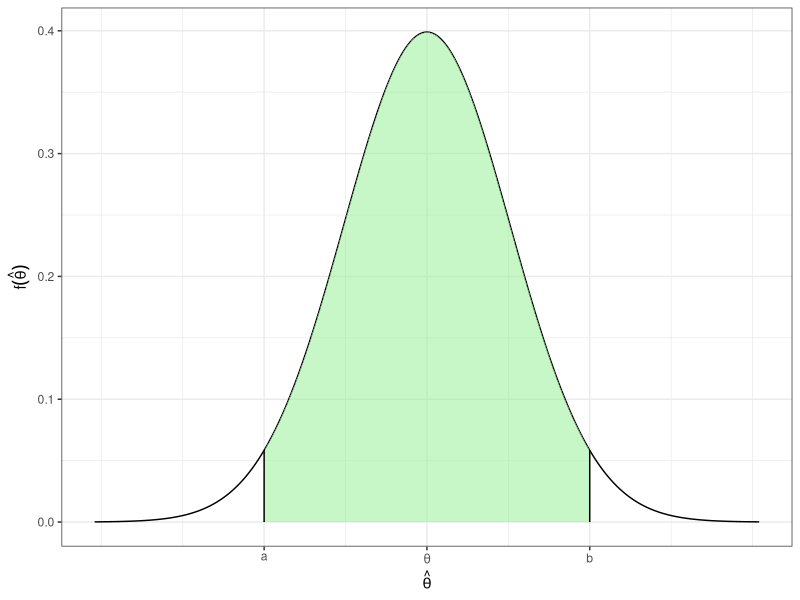
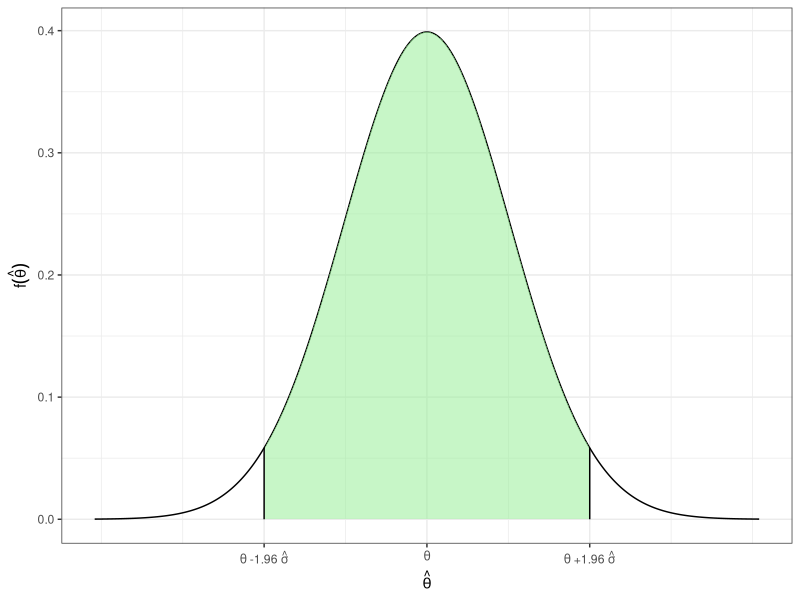
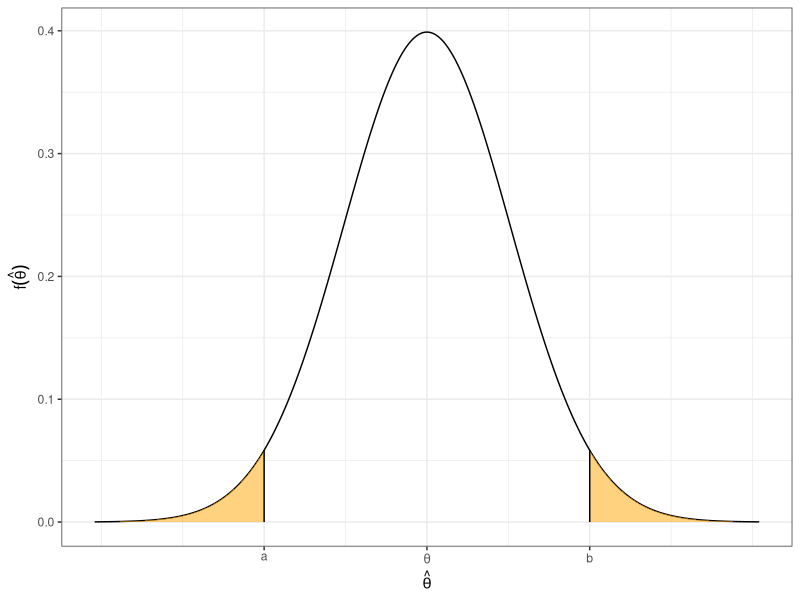
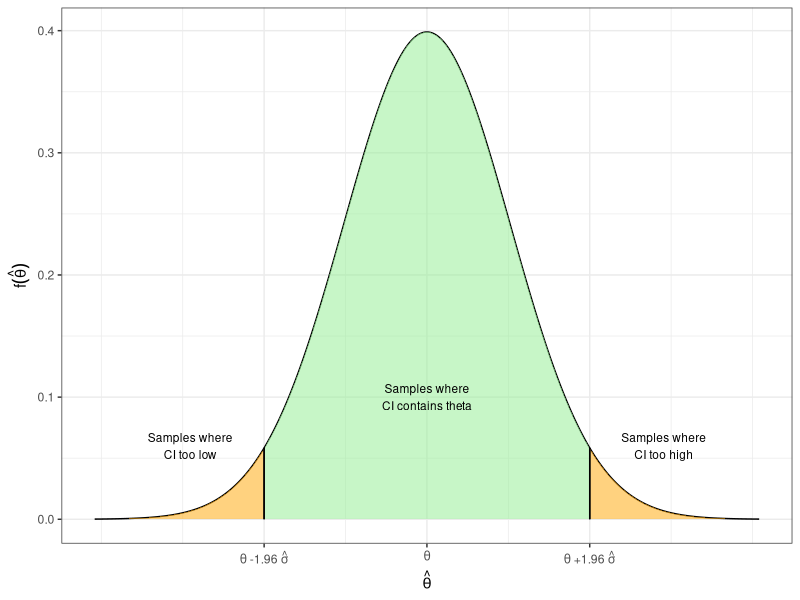
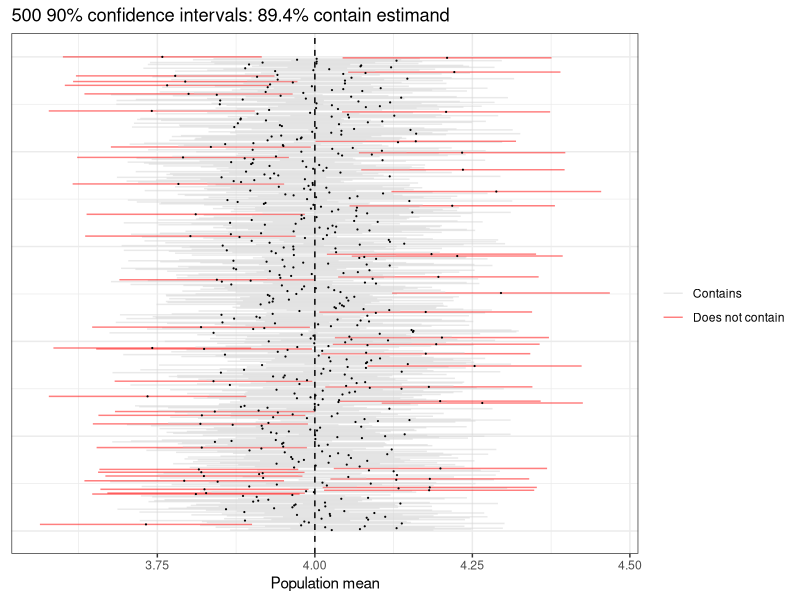
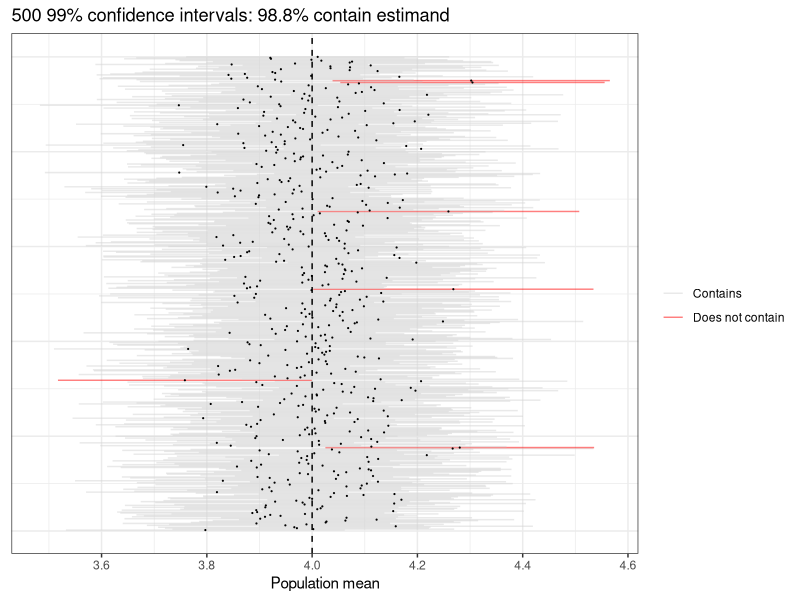
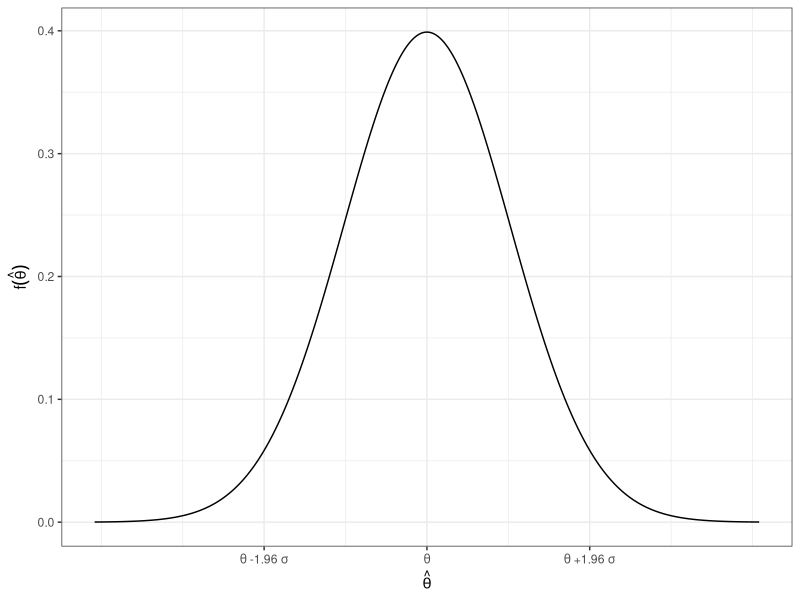
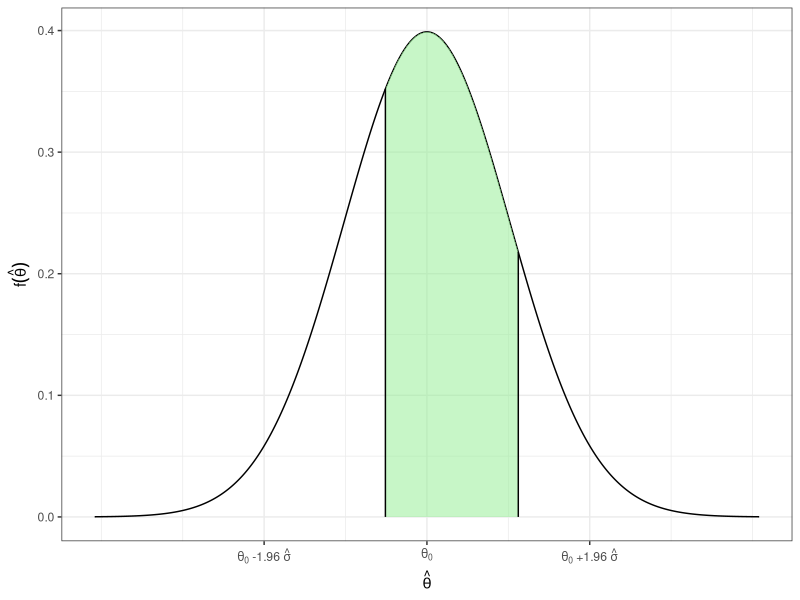

R code for these plots, in order:
## ---- chunk 1
#| warning: false
#| message: false

library(tidyverse)
knitr::opts_chunk$set(dev = "ragg_png")
## ---- chunk 2
norm_tail_plot <- function(lower = NULL, upper = NULL, inner = NULL){

  tibble(x = seq(-4, 4, length = 500)) |> 
    mutate(fx = dnorm(x)) -> norm_dat

  a <- -1.96
  p <- ggplot(norm_dat, aes(x = x, y = fx)) +
    geom_line() +
    labs(x = "t-statistic", y = "f(t) if null is true") + 
    theme_bw() # expression(phi~"(t)"))
  
  integration_data <- tibble(x = c(norm_dat$x, rev(norm_dat$x)),
                           fx = c(norm_dat$fx, rep(0, nrow(norm_dat))))
  
  if(!is.null(lower)){
    p <- p +
      geom_polygon(data = integration_data |> filter(x < lower),
               fill = "orange", alpha = .5) +
      geom_line(data = tibble(x = c(lower, lower), fx = c(0, dnorm(lower))))
  }
  
  if(!is.null(upper)){
    p <- p +
      geom_polygon(data = integration_data |> filter(x > upper),
               fill = "orange", alpha = .5) +
      geom_line(data = tibble(x = c(upper, upper), fx = c(0, dnorm(upper))))
  }
  
  if(!is.null(inner)){
    p <- p +
      geom_polygon(data = integration_data |> filter(x >= inner[1] & x <= inner[2]),
               fill = "lightgreen", alpha = .5) +
      geom_line(data = tibble(x = c(inner[1], inner[1]), fx = c(0, dnorm(inner[1])))) + 
      geom_line(data = tibble(x = c(inner[2], inner[2]), fx = c(0, dnorm(inner[2]))))
  }
  
  # scale_x_continuous(breaks = c(-4, a, 0, 2, 4), labels = c(-4, -1.96, 0, 2, 4))

  p
}
## ---- chunk 3
#| fig-height: 3
#| fig-width: 3
#| fig-align: center
#| out-width: "200%"
norm_tail_plot(inner = 1.96*c(-1, 1)) + 
  scale_x_continuous(breaks = c(-1.96, 0, 1.96), labels = c("a", expression(theta), "b")) + 
  labs(x = expression(hat(theta)), y = expression(f(hat(theta))))
## ---- chunk 4
#| fig-height: 3
#| fig-width: 3
#| fig-align: center
#| out-width: "200%"
norm_tail_plot(inner = 1.96*c(-1, 1)) + 
  scale_x_continuous(breaks = c(-1.96, 0, 1.96), labels = c(expression(theta~"-1.96"~hat(sigma)), expression(theta), expression(theta~"+1.96"~hat(sigma)))) + 
  labs(x = expression(hat(theta)), y = expression(f(hat(theta))))
## ---- chunk 5
#| echo: true
# for 95% CI
qnorm(.025)
qnorm(.975)

pnorm(1.96) - pnorm(-1.96)

# for 90% CI
qnorm(.05)
qnorm(.95)

pnorm(1.64) - pnorm(-1.64)
## ---- chunk 6
#| fig-height: 3
#| fig-width: 3
#| fig-align: center
#| out-width: "200%"
norm_tail_plot(lower = -1.96, upper = 1.96) + 
  scale_x_continuous(breaks = c(-1.96, 0, 1.96), labels = c("a", expression(theta), "b")) + 
  labs(x = expression(hat(theta)), y = expression(f(hat(theta))))
## ---- chunk 7
#| fig-width: 5
#| fig-height: 3.25
#| out-width: 90%
#| out-align: center
norm_tail_plot(lower = -1.96, upper = 1.96, inner = c(-1.96, 1.96)) + 
  scale_x_continuous(breaks = c(-1.96, 0, 1.96), labels = c(expression(theta~"-1.96"~hat(sigma)), expression(theta), expression(theta~"+1.96"~hat(sigma)))) + 
  labs(x = expression(hat(theta)), y = expression(f(hat(theta)))) + 
  annotate(geom = "text", x = -2.85, y = .06, label = "Samples where\nCI too low", size = 3) +
  annotate(geom = "text", x = 2.85, y = .06, label = "Samples where\nCI too high", size = 3) + 
  annotate(geom = "text", x = 0, y = .1, label = "Samples where\nCI contains theta", size = 3)
  
## ---- chunk 8
#| echo: true
samp <- rnorm(n = 400, mean = 4, sd = 2)
hat_theta <- mean(samp)
hat_sigma <- sd(samp)/sqrt(400)
# lower bound
hat_theta - 1.64*hat_sigma
# upper bound
hat_theta + 1.64*hat_sigma
## ---- chunk 9
pop <- rnorm(5000, mean = 4, sd = 2)
pop <- pop + (4 - mean(pop))
m <- 500 # number of CIs 
n <- 400 # sample size
ci_lower <- ci_upper <- means <- rep(NA, m)
for(i in 1:m){
  samp <- sample(pop, size = n)
  means[i] <- mean(samp)
  ci_lower[i] <- mean(samp) - 1.64*sd(samp)/sqrt(n)
  ci_upper[i] <- mean(samp) + 1.64*sd(samp)/sqrt(n)
}
tibble(ci_lower, ci_upper, means) |> 
  mutate(j = 1:m,
         contains = ifelse(mean(pop) < ci_upper & mean(pop) > ci_lower, "Contains", "Does not contain")) -> dat

dat |> 
  ggplot(aes(y = j, x = means, xmin = ci_lower, xmax = ci_upper, col = contains)) + 
  geom_linerange(alpha = .5) + 
  geom_point(size = .1, col ="black") + 
  scale_color_manual(values = rev(c("red", "lightgray"))) + 
  theme_bw() + 
  theme(axis.title.y = element_blank(),
        axis.text.y = element_blank(),
        axis.ticks.y = element_blank()) +
  geom_vline(xintercept = mean(pop), lty = 2) + 
  labs(x = "Population mean", y = "Iteration", col = "", title = str_c(m, " 90% confidence intervals: ", 100*round(mean(dat$contains == "Contains"), 3), "% contain estimand"))

## ---- chunk 10
ci_lower <- ci_upper <- means <- rep(NA, m)
for(i in 1:m){
  samp <- sample(pop, size = n)
  means[i] <- mean(samp)
  ci_lower[i] <- mean(samp) - 2.58*sqrt(var(samp)/n)
  ci_upper[i] <- mean(samp) + 2.58*sqrt(var(samp)/n)
}
tibble(ci_lower, ci_upper, means) |> 
  mutate(j = 1:m,
         contains = ifelse(mean(pop) < ci_upper & mean(pop) > ci_lower, "Contains", "Does not contain")) -> dat

dat |> 
  ggplot(aes(y = j, x = means, xmin = ci_lower, xmax = ci_upper, col = contains)) + 
  geom_linerange(alpha = .5) + 
  geom_point(size = .1, col ="black") + 
  scale_color_manual(values = rev(c("red", "lightgray"))) + 
  theme_bw() + 
  theme(axis.title.y = element_blank(),
        axis.text.y = element_blank(),
        axis.ticks.y = element_blank()) +
  geom_vline(xintercept = mean(pop), lty = 2) + 
  labs(x = "Population mean", y = "Iteration", col = "", title = str_c(m, " 99% confidence intervals: ", 100*round(mean(dat$contains == "Contains"), 3), "% contain estimand"))

## ---- chunk 11
#| fig-height: 3
#| fig-width: 3
#| fig-align: center
#| out-width: "200%"
norm_tail_plot() + 
  scale_x_continuous(breaks = c(-1.96, 0, 1.96), labels = c(expression(theta~"-1.96"~sigma), expression(theta), expression(theta~"+1.96"~sigma))) + 
  labs(x = expression(hat(theta)), y = expression(f(hat(theta))))
## ---- chunk 12
#| fig-height: 2.75
#| fig-width: 3
#| fig-align: center
#| out-width: "200%"
norm_tail_plot(inner = c(-.5, 1.1)) + 
  scale_x_continuous(breaks = c(-1.96, 0, 1.96), labels = c(expression(theta[0]~"-1.96"~hat(sigma)), expression(theta[0]), expression(theta[0]~"+1.96"~hat(sigma)))) + 
  labs(x = expression(hat(theta)), y = expression(f(hat(theta))))
## ---- chunk 13
#| fig-height: 3
#| fig-width: 3
#| fig-align: center
#| out-width: "200%"
norm_tail_plot(lower = c(-1.2)) + 
  scale_x_continuous(breaks = c(-1.96, -1.2, 0, 1.96), labels = c("", expression(hat(theta)~"*"), expression(theta[0]), "")) + 
  labs(x = expression(hat(theta)), y = expression(f(hat(theta))~" given "~theta[0]))
## ---- chunk 14
#| fig-height: 3
#| fig-width: 3
#| fig-align: center
#| out-width: "200%"
norm_tail_plot(upper = c(1.2)) + 
  scale_x_continuous(breaks = c(-1.96, 0, 1.2, 1.96), labels = c("", expression(theta[0]), expression(hat(theta)~"*"), "")) + 
  labs(x = expression(hat(theta)), y = expression(f(hat(theta))~" given "~theta[0]))
## ---- chunk 15
#| fig-width: 4
#| fig-height: 3
#| fig-align: center
#| out-width: 70%
norm_tail_plot(upper = c(1.2), lower = -1.2) + 
  scale_x_continuous(breaks = c(-1.96, -1.2, 0, 1.2, 1.96), labels = c("", expression("-|"~hat(theta)~"*"~"|"), expression(theta[0]), expression("|"~hat(theta)~"*"~"|"), "")) + 
  labs(x = expression(hat(theta)), y = expression(f(hat(theta))~" given "~theta[0]))
## ---- chunk 16
#| echo: false
this_t <- -1.5
## ---- chunk 17
#| echo: true
my_t <- -1.5
pnorm(my_t) 
## ---- chunk 18
#| fig-height: 3
#| fig-width: 3
#| fig-align: center
#| out-width: "200%"
norm_tail_plot(lower = this_t) + 
  scale_x_continuous(breaks = c(this_t, 0), labels = c(expression("t*"), 0)) + 
  labs(x = "t", y = expression(f(t)~" given "~theta[0]), title = str_c("p = ", round(pnorm(this_t), 3)))
## ---- chunk 19
#| echo: false
this_t <- 1.5
## ---- chunk 20
#| echo: true
my_t <- 1.5
1 - pnorm(my_t) 
## ---- chunk 21
#| fig-height: 3
#| fig-width: 3
#| fig-align: center
#| out-width: "200%"
norm_tail_plot(upper = this_t) + 
  scale_x_continuous(breaks = c(0, this_t), labels = c(0, expression("t*"))) + 
  labs(x = "t", y = expression(f(t)~" given "~theta[0]), title = str_c("p = ", round(1 - pnorm(this_t), 3)))
## ---- chunk 22
#| echo: true
pnorm(-abs(my_t)) + 1 - pnorm(abs(my_t)) 
2*(pnorm(-abs(my_t)))
2*(1 - pnorm(abs(my_t)))
## ---- chunk 23
#| fig-height: 3
#| fig-width: 3
#| fig-align: center
#| out-width: "200%"
norm_tail_plot(lower = -this_t, upper = this_t) + 
  scale_x_continuous(breaks = c(-this_t, 0, this_t), labels = c(expression("-|t*|"), 0, expression("|t*|"))) + 
  labs(x = "t", y = expression(f(t)~" given "~theta[0]), title = str_c("p = ", round(2*(1 - pnorm(this_t)), 3)))
## ---- chunk 24
#| echo: true
samp <- c(4,2,5,3,6,6)
mean(samp)
(resamp1 <- sample(samp, size = length(samp), replace = T))
mean(resamp1)
(resamp2 <- sample(samp, size = length(samp), replace = T))
mean(resamp2)
(resamp3 <- sample(samp, size = length(samp), replace = T))
mean(resamp3)
## ---- chunk 25
#| output: false
#| echo: true
dat <- read.csv("./../data/cces_2012_subset.csv")
## ---- chunk 26
#| echo: true
std_error <- sqrt(var(dat$env, na.rm = T)/sum(!is.na(dat$env)))
std_error
## ---- chunk 27
#| echo: true
env <- dat$env[!is.na(dat$env)]
sd(env)/sqrt(length(env))
## ---- chunk 28
m <- 1000
samp_means <- rep(NA, times = m)
for(i in 1:m){
  resamp_dat <- dat[sample(1:nrow(dat), size = nrow(dat), replace = T),]
  samp_means[i] <- mean(resamp_dat$env, na.rm = T)
}
## ---- chunk 29
#| echo: true
(bootstrap_std_error <- sd(samp_means))
## ---- chunk 30
#| echo: true
# using "analytical" approach (V[X]/n)
mean(dat$env, na.rm = T) + 1.96*std_error*c(-1, 1)
# using bootstrap
mean(dat$env, na.rm = T) + 1.96*bootstrap_std_error*c(-1, 1)
## ---- chunk 31
# repeated samples to get truth
m <- 5000
n <- 500
corrs_repeat_samp <- rep(NA, m)
for(i in 1:m){
  samp <- dat[sample(1:nrow(dat), size = n, replace = F),]
  corrs_repeat_samp[i] <- cor(samp$env, samp$aa, use = "complete.obs")   
}
## ---- chunk 32
# our sample
samp <- dat[sample(1:nrow(dat), size = n, replace = F),]
# resampling 
corrs_resamp <- rep(NA, m)
for(i in 1:m){
  resamp <- samp[sample(1:nrow(samp), size = n, replace = T),]
  corrs_resamp[i] <- cor(resamp$env, resamp$aa, use = "complete.obs")   
}
## ---- chunk 33
#| fig-width: 5
#| fig-height: 2.7
#| out-width: "80%"
#| fig-align: center

bind_rows(tibble(type = str_c("1. Repeated samples from population\nStd. dev: ", round(sd(corrs_repeat_samp), 4)),
                 corrs = corrs_repeat_samp),
          tibble(type = str_c("2. Repeated resamples from sample\nStd. dev: ", round(sd(corrs_resamp), 4)),
                 corrs = corrs_resamp)) |> 
  ggplot(aes(x = corrs)) + 
  geom_histogram() + 
  facet_wrap(vars(type)) + 
  labs(x = "Correlation between env and aa", y = "Count") + 
  theme_bw()
## ---- chunk 34
# repeated samples to get truth
n <- 1500
corrs_repeat_samp <- rep(NA, m)
for(i in 1:m){
  samp <- dat[sample(1:nrow(dat), size = n, replace = F),]
  corrs_repeat_samp[i] <- cor(samp$env, samp$aa, use = "complete.obs")   
}
## ---- chunk 35
# our sample
samp <- dat[sample(1:nrow(dat), size = n, replace = F),]
# resampling 
corrs_resamp <- rep(NA, m)
for(i in 1:m){
  resamp <- samp[sample(1:nrow(samp), size = n, replace = T),]
  corrs_resamp[i] <- cor(resamp$env, resamp$aa, use = "complete.obs")   
}
## ---- chunk 36
#| fig-width: 5
#| fig-height: 2.7
#| out-width: "80%"
#| fig-align: center

bind_rows(tibble(type = str_c("1. Repeated samples from population\nStd. dev: ", round(sd(corrs_repeat_samp), 4)),
                 corrs = corrs_repeat_samp),
          tibble(type = str_c("2. Repeated resamples from sample\nStd. dev: ", round(sd(corrs_resamp), 4)),
                 corrs = corrs_resamp)) |> 
  ggplot(aes(x = corrs)) + 
  geom_histogram() + 
  facet_wrap(vars(type)) + 
  labs(x = "Correlation between env and aa", y = "Count") + 
  theme_bw()
